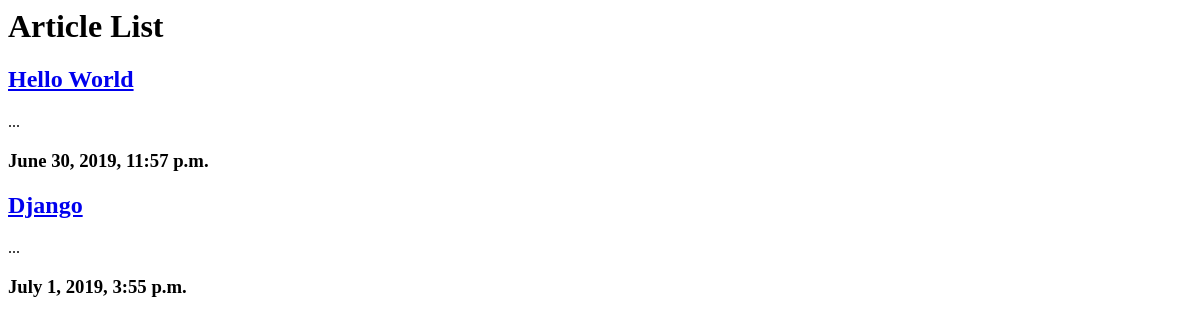
The page /articles/ on the database as committed earlier.
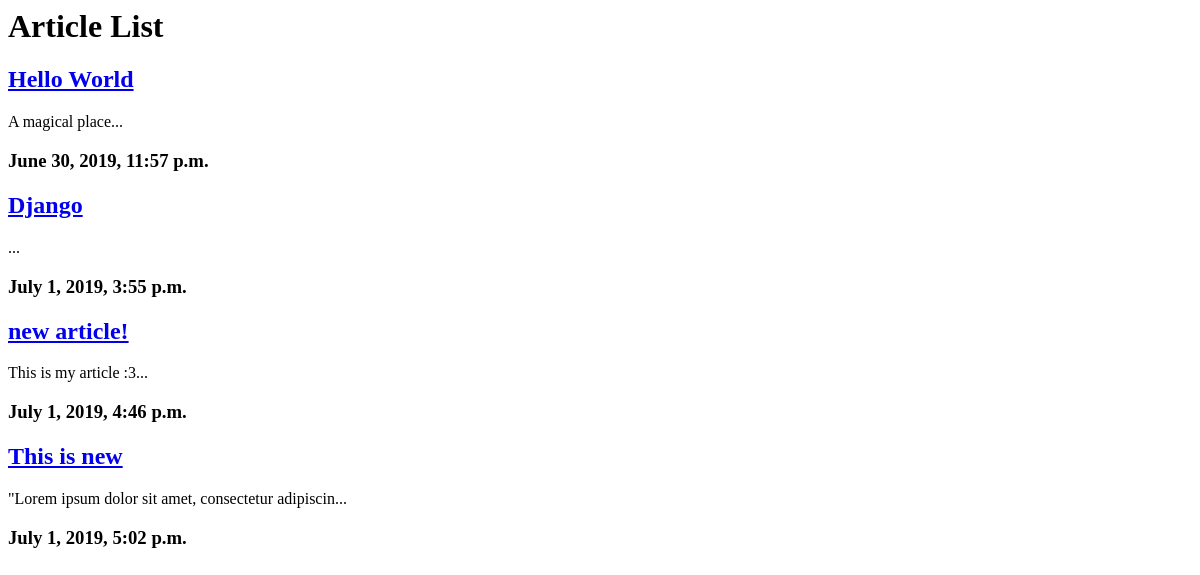
The same page on the database as committed later.
### articles/models.py (models this page shows, shortened)
class Article (models.Model):
    title = models.CharField(max_length = 100)
    slug = models.SlugField()
    body = models.TextField()
    date = models.DateTimeField(auto_now_add =True)
    def snippet(self):
        return self.body[:50] + "..."

### articles/views.py (the view)
# urls.py: path('', views.article_list),
def article_list(request):
    articles = Article.objects.all().order_by("date")
    return render(request, 'articles/article_list.html', {'articles': articles})

### articles/templates/articles/article_list.html
{%extends 'base_layout.html'%}
{% block content %}
  <h1>Article List</h1>
  <div class ='articles'>
    {%for article in articles %}
      <div class="article">
        <h2><a href="#"> {{article.title}}</a></h2>
        <p> {{article.snippet}} </p>
        <h3> {{article.date}} </h3>
      </div>
    {% endfor %}
  </div>
{% endblock %}

### templates/base_layout.html (shortened to what this page needs)
{% load static from staticfiles %}
<html>
  <head>
    <link rel="stylesheet" href="{%static   'styles.css'%}" />
  </head>
  <body>
    <div class= "wrapper">
      {%block content%}
      {%endblock%}
    </div>
  </body>
</html>

Rows that differ between the two databases and show on the page:
changed Article "Hello World": snippet "..." → "A magical place..."
added Article: title "new article!", snippet "This is my article :3...", date "July 1, 2019, 4:46 p.m."
added Article: title "This is new", snippet "\"Lorem ipsum dolor sit amet, consectetur adipiscin...", date "July 1, 2019, 5:02 p.m."
